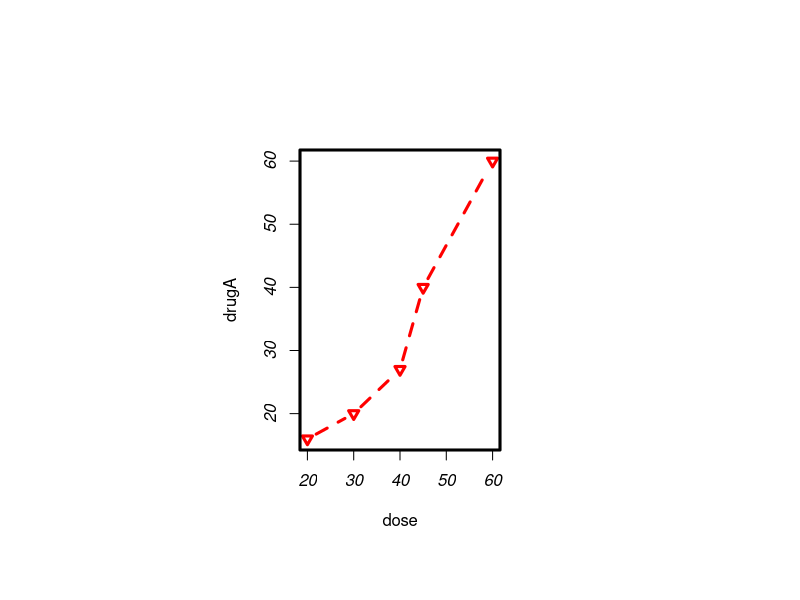
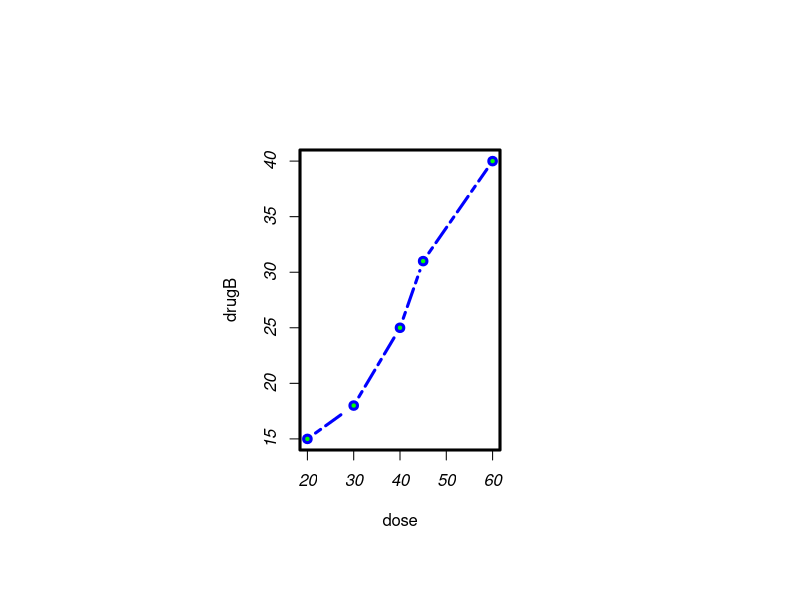

Here is the R script that generated these plots, in order:
dose <- c(20, 30, 40, 45, 60)
drugA <- c(16, 20, 27, 40, 60)
drugB <- c(15, 18, 25, 31, 40)
opar <- par(no.readonly=TRUE)
par(pin=c(2, 3))
par(lwd=3, cex=1)
par(cex.axis=1,font.axis=3)
plot(dose, drugA, type="b", pch=25, lty=2, col="red")
plot(dose, drugB, type="b", pch=21, lty=6, col="blue", bg="green")
